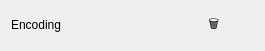
<?xml version="1.0" encoding="UTF-8"?>
<ui version="4.0">
 <class>Form</class>
 <widget class="QWidget" name="Form">
  <property name="geometry">
   <rect>
    <x>0</x>
    <y>0</y>
    <width>265</width>
    <height>47</height>
   </rect>
  </property>
  <property name="sizePolicy">
   <sizepolicy hsizetype="Preferred" vsizetype="Maximum">
    <horstretch>0</horstretch>
    <verstretch>0</verstretch>
   </sizepolicy>
  </property>
  <property name="windowTitle">
   <string>Form</string>
  </property>
  <layout class="QHBoxLayout" name="horizontalLayout">
   <item>
    <widget class="QLabel" name="encoding_class_name">
     <property name="sizePolicy">
      <sizepolicy hsizetype="Preferred" vsizetype="Maximum">
       <horstretch>0</horstretch>
       <verstretch>0</verstretch>
      </sizepolicy>
     </property>
     <property name="text">
      <string>Encoding</string>
     </property>
    </widget>
   </item>
   <item>
    <widget class="QPushButton" name="delete_button">
     <property name="sizePolicy">
      <sizepolicy hsizetype="Maximum" vsizetype="Fixed">
       <horstretch>0</horstretch>
       <verstretch>0</verstretch>
      </sizepolicy>
     </property>
     <property name="focusPolicy">
      <enum>Qt::NoFocus</enum>
     </property>
     <property name="toolTip">
      <string>Delete encoding from database</string>
     </property>
     <property name="text">
      <string>🗑️</string>
     </property>
     <property name="flat">
      <bool>true</bool>
     </property>
    </widget>
   </item>
  </layout>
 </widget>
 <resources/>
 <connections/>
</ui>
